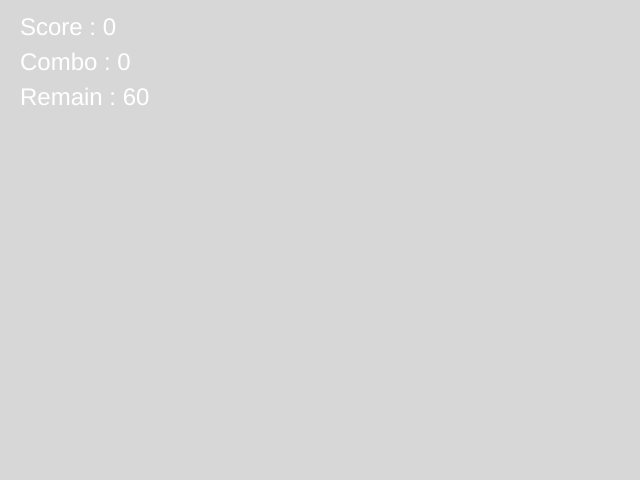
Frame 1 (no input)
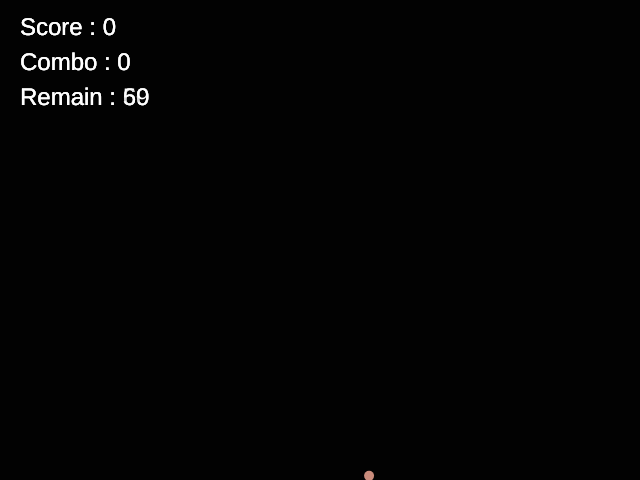
Frame 60 (no input)
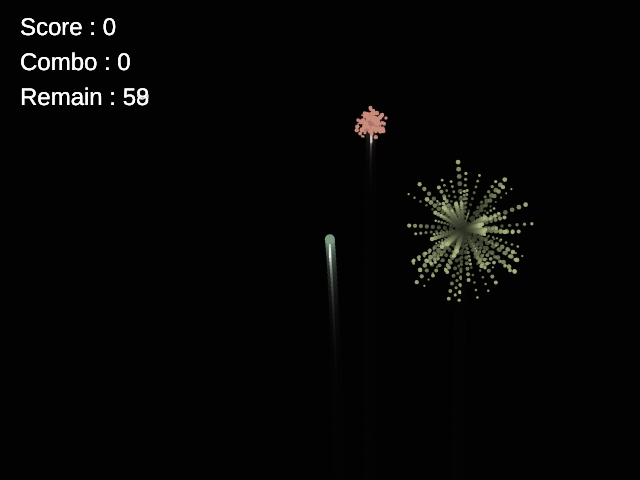
Frame 120 (the mouse pressed at the canvas centre since frame 60)

The p5.js sketch that drew these frames (run headless with seeded random() and noise() and a simulated clock; from frame 60 on, the mouse is pressed at the canvas centre):

// p5.js sketch
// ── sketch.js
let shells = [];
let fireworks = [];
let rings = [];

let startTime;
let duration = 60000;

let score = 0;
let combo = 0;
let maxCombo = 0;
let miss = 0;

let remain = 0;

function setup(){

  createCanvas(640,480);

  startTime = millis();

  textFont("sans-serif");
}

function draw(){

  background(0,40);

  //==================================
  // 残り時間
  //==================================

  remain = duration - (millis()-startTime);

  if(remain>0){

    if(random()<0.04){

      shells.push(
        new Shell(
          random(80,width-80)
        )
      );

    }

  }

  //----------------------------------
  // 花火玉更新
  //----------------------------------

  let i=shells.length-1;

  while(i>=0){

    shells[i].update();

    shells[i].display();

    if(shells[i].finished){

      fireworks.push(
        new Firework(
          shells[i].x,
          shells[i].y,
          shells[i].col
        )
      );

      shells.splice(i,1);

    }

    i--;

  }

  //----------------------------------
  // 爆発更新
  //----------------------------------

  i=fireworks.length-1;

  while(i>=0){

    fireworks[i].update();

    fireworks[i].display();

    if(fireworks[i].dead()){

      fireworks.splice(i,1);

    }

    i--;

  }

  //----------------------------------
  // リング更新
  //----------------------------------

  i=rings.length-1;

  while(i>=0){

    rings[i].update();

    rings[i].display();

    if(rings[i].life<=0){

      rings.splice(i,1);

    }

    i--;

  }

  //----------------------------------
  // HUD
  //----------------------------------

  fill(255);

  noStroke();

  textSize(24);

  text(
    "Score : "+score,
    20,
    35
  );

  text(
    "Combo : "+combo,
    20,
    70
  );

  text(
    "Remain : "+
    max(0,ceil(remain/1000)),
    20,
    105
  );

//============================================
// draw() の GAME OVER 部分を下記へ置き換え
//============================================

if(remain<=0){

  textAlign(CENTER);

  fill(255);

  textSize(42);

  text(
    "GAME OVER",
    width/2,
    height/2-90
  );

  textSize(30);

  text(
    "Score : "+score,
    width/2,
    height/2-35
  );

  text(
    "Max Combo : "+maxCombo,
    width/2,
    height/2+5
  );

  let total=score+miss;

  let r_rate=0;

  if(total>0){

    r_rate=score/total;

  }

  textSize(26);

  text(
    "Hit Rate : "+
    nf(r_rate*100,2,1)+" %",
    width/2,
    height/2+45
  );

  let rank="";

  if(r_rate>=0.95){

    rank="Excellent!";

  }
  else if(r_rate>=0.85){

    rank="Great!";

  }
  else if(r_rate>=0.70){

    rank="Good!";

  }
  else if(r_rate>=0.50){

    rank="Nice Try!";

  }
  else{

    rank="Keep Practice!";

  }

  fill(
    random(180,255),
    random(180,255),
    random(180,255)
  );

  textSize(40);

  text(
    rank,
    width/2,
    height/2+105
  );

  fill(220);

  textSize(20);

  text(
    "Press R to Restart",
    width/2,
    height/2+145
  );
  textAlign(LEFT);

  noLoop();

}

}

function mousePressed(){

  let hit=false;

  let i=shells.length-1;

  while(i>=0){

    let d=dist(
      mouseX,
      mouseY,
      shells[i].x,
      shells[i].y
    );

    if(d<100){

      fireworks.push(
        new Firework(
          shells[i].x,
          shells[i].y,
          shells[i].col
        )
      );

      rings.push(
        new Ring(
          shells[i].x,
          shells[i].y
        )
      );

      shells.splice(i,1);

      score++;

      combo++;

      if(combo>maxCombo){

        maxCombo=combo;

      }

      hit=true;

      break;

    }

    i--;

  }

  if(!hit){

    combo=0;

    miss++;

  }

}
//============================================
// 打ち上げ花火クラス
//============================================
class Shell{

  constructor(x){

    this.x=x;

    this.y=height+20;

    this.vx=random(-0.3,0.3);

    this.vy=random(-10,-13);

    this.g=0.2;

    this.finished=false;

    this.col=color(
      random(120,255),
      random(120,255),
      random(120,255)
    );

  }

  update(){

    this.x+=this.vx;

    this.y+=this.vy;

    this.vy+=this.g;

    // 頂点で自動爆発
    if(this.vy>=0){

      this.finished=true;

    }

  }

  display(){

    // 尾
    stroke(255,180);

    strokeWeight(2);

    line(
      this.x,
      this.y+18,
      this.x,
      this.y
    );

    // 花火玉
    noStroke();

    fill(this.col);

    circle(
      this.x,
      this.y,
      10
    );

  }

}

//============================================
// 命中リング
//============================================
class Ring{

  constructor(x,y){

    this.x=x;

    this.y=y;

    this.r=10;

    this.life=255;

  }

  update(){

    this.r+=3;

    this.life-=8;

  }

  display(){

    noFill();

    stroke(
      255,
      this.life
    );

    strokeWeight(2);

    circle(
      this.x,
      this.y,
      this.r
    );

  }

}
//============================================
// 花火クラス
//============================================
class Firework{

  constructor(x,y,col){

    this.particles=[];

    let i=0;

    while(i<100){

      let angle=random(TWO_PI);

      let speed=random(2,8);

      this.particles.push({

        x:x,

        y:y,

        vx:cos(angle)*speed,

        vy:sin(angle)*speed,

        life:255,

        r:red(col),

        g:green(col),

        b:blue(col),

        size:random(2,5)

      });

      i++;

    }

  }

  update(){

    let i=0;

    while(i<this.particles.length){

      let p=this.particles[i];

      // 移動
      p.x+=p.vx;
      p.y+=p.vy;

      // 重力
      p.vy+=0.05;

      // 空気抵抗
      p.vx*=0.992;
      p.vy*=0.992;

      // 徐々に小さく
      p.size*=0.995;

      // 寿命
      p.life-=3;

      i++;

    }

  }

  display(){

    noStroke();

    let i=0;

    while(i<this.particles.length){

      let p=this.particles[i];

      fill(
        p.r,
        p.g,
        p.b,
        p.life
      );

      circle(
        p.x,
        p.y,
        p.size
      );

      i++;

    }

  }

  dead(){

    let i=0;

    while(i<this.particles.length){

      if(this.particles[i].life>0){

        return false;

      }

      i++;

    }

    return true;

  }

}
//============================================
// Part 4
// エンディング・リスタート
//============================================

//--------------------------------------------
// キー入力
//--------------------------------------------
function keyPressed(){

  // Rキーでリスタート
  if(key=="r" || key=="R"){

    shells=[];
    fireworks=[];
    rings=[];

    score=0;
    combo=0;
    maxCombo=0;
    miss=0;

    startTime=millis();

    loop();

  }

}
